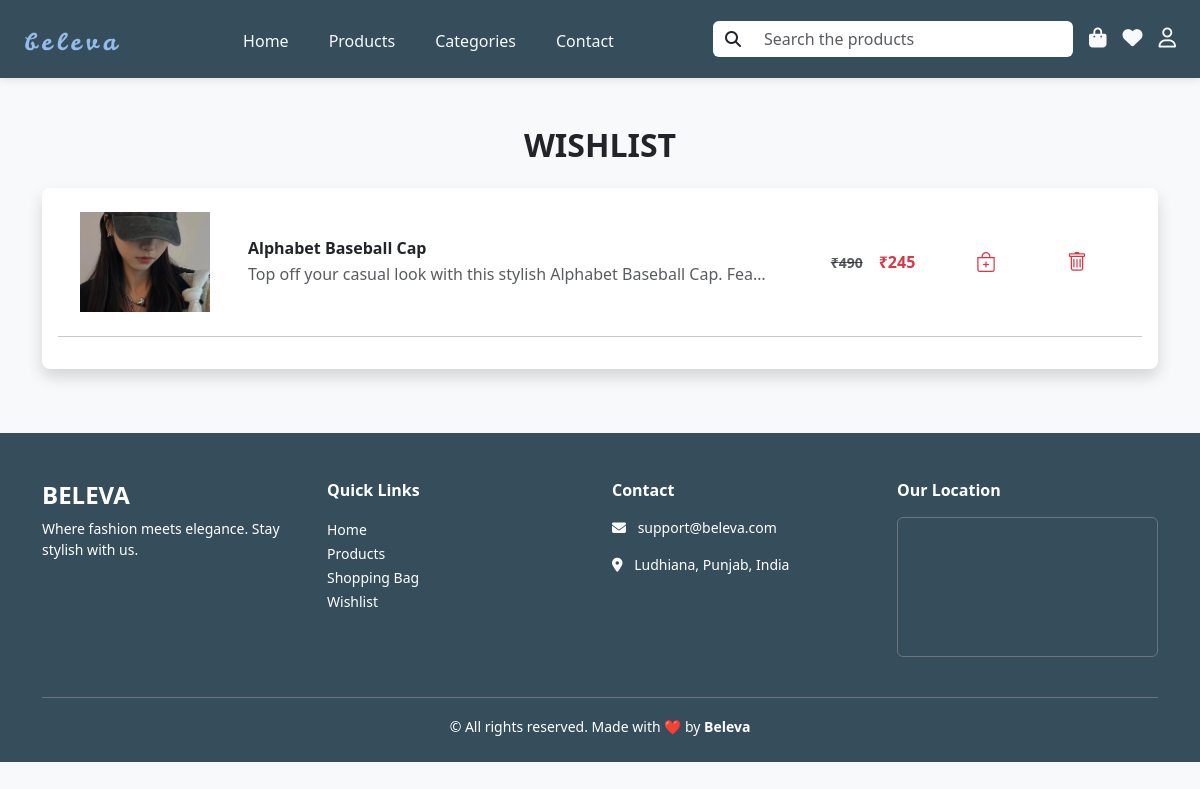
/wishlist/ (signed in), run on the app's committed database.
### products/models.py (models this page shows, shortened)
class Wishlist(models.Model):
    product =  models.ForeignKey(AllProducts,on_delete=models.CASCADE)
    user=  models.ForeignKey('accounts.Register' , on_delete=models.CASCADE)
    added_on = models.DateTimeField(auto_now_add=True)

class AllProducts(models.Model):
    product_name    = models.CharField(max_length=200, unique=True)
    slug            = models.SlugField(max_length=200, unique=True)
    description     = models.TextField(max_length=500, blank=True)
    discount_price  = models.IntegerField(null=True, blank=True)
    original_price  = models.IntegerField(null=True, blank=True)
    stock           = models.IntegerField()
    category        = models.ForeignKey(Category, on_delete=models.CASCADE, null=True, blank=True)
    size            = models.ManyToManyField(Size , blank=True)
    is_available    = models.BooleanField(default=True)
    created_date    = models.DateTimeField(auto_now_add=True)
    modified_date   = models.DateTimeField(auto_now=True)
    ratings         = models.FloatField(default=0.0 , null=True , blank= True)
    reviews         = models.PositiveIntegerField(default=0 , null=True , blank=True)
    class Meta:
        verbose_name = 'product'
        verbose_name_plural = 'products'

class ProductDetails(models.Model):
    product = models.ForeignKey(AllProducts, related_name="details_image" ,on_delete=models.CASCADE)
    image   = models.ImageField(upload_to='media/images')
    colors  = models.CharField(max_length=20 , null=True , blank=True)
    class Meta:
        verbose_name = 'product detail'
        verbose_name_plural = 'product details'

### products/views.py (the view)
# urls.py: path('wishlist/' , views.wishlist , name="wishlist"),
def wishlist(request):
    wishlist_id = request.session.get('register_id')
    if not wishlist_id:
        return redirect('login')
    items = Wishlist.objects.filter(user_id = wishlist_id)
    return render(request,'accounts/wishlist.html' , {'items':items })

### products/context_processors.py (called while the page is built)
def wishlist_processor(request):
    wishlist_ids = []
    user_id = request.session.get('register_id')
    if user_id:
        wishlist_ids = list(Wishlist.objects.filter(user_id=user_id).values_list('product_id', flat=True))
    return {'wishlist_ids': wishlist_ids}

### templates/accounts/wishlist.html (shortened to what this page needs)
{% extends 'base.html'%}
{%load static %}
{% block content %}
<div class="py-5 container">
    <h2 class="mb-4 fw-bold text-center">WISHLIST</h2>
    {% if items %}
        <div class="p-3 shadow mb-3 rounded-3 bg-white">
                        {% for item in items %}
                        <div class="product-card1 p-2 row align-items-center">
                            <div class="col-md-2 d-flex justify-content-center">
                                <img src="{{ item.product.details_image.first.image.url }}" alt="{{ item.product.product_name }}" class="img-fluid" style="height: 100px; width: 130px; object-fit: cover;">
                            </div>
                            <div class="col-md-6">
                                <h6 class="mb-1 fw-bold">{{ item.product.product_name }}</h6>
                                <p class="text-muted mb-0 text-truncate">{{ item.product.description}}</p>
                            </div>
                            <div class="col-md-2 fw-bold">
                            {% if item.product.discount_price %}
                                <div class="price-info d-flex align-items-center justify-content-center gap-3">
                                    <span class="text-muted text-decoration-line-through small">₹{{ item.product.original_price }}</span>
                                    <span class="text-danger fw-bold">₹{{ item.product.discount_price }}</span>
                                </div>
                                {% else %}
                                <div class="price-info d-flex align-items-center justify-content-center gap-3">
                                    <span class="text-danger fw-bold">₹{{ item.product.original_price }}</span>
                                </div>
                            {% endif %}
                            </div>
                            <div class="col-md-1">
                                <a href="{% url 'add_to_cart' item.product.id %}" class="text-danger" title="Add to Bag">
                                    <i class="bi bi-bag-plus fs-5"></i>
                                </a>
                            </div>
                            <div class="col-md-1 ">
                                <a href="{% url 'delete_from_wishlist' item.product.id %}" class="text-danger">
                                    <i class="bi bi-trash fs-5"></i>
                                </a>
                            </div>
                        </div>
                    <hr>
                        {% endfor %}
        </div>
    {% endif %}
</div>
{% endblock %}

### static/css/styles.css (style rules this page uses)
* { padding: 0px; margin: 0px; }
.containers { width: 100vw; height: 100vh; overflow-y: auto; overflow-x: hidden; background-color: #F8F9FA; }
.product-card1 { background: #fff; transition: all 0.3s ease; border-radius: 18px; }

### data on the page
Wishlist: product.details_image.first.image (picture), product.product_name "Alphabet Baseball Cap", product.description "Top off your casual look with this stylish Alphabet Baseball Cap. Fea…", product.original_price "490", product.discount_price "245"
